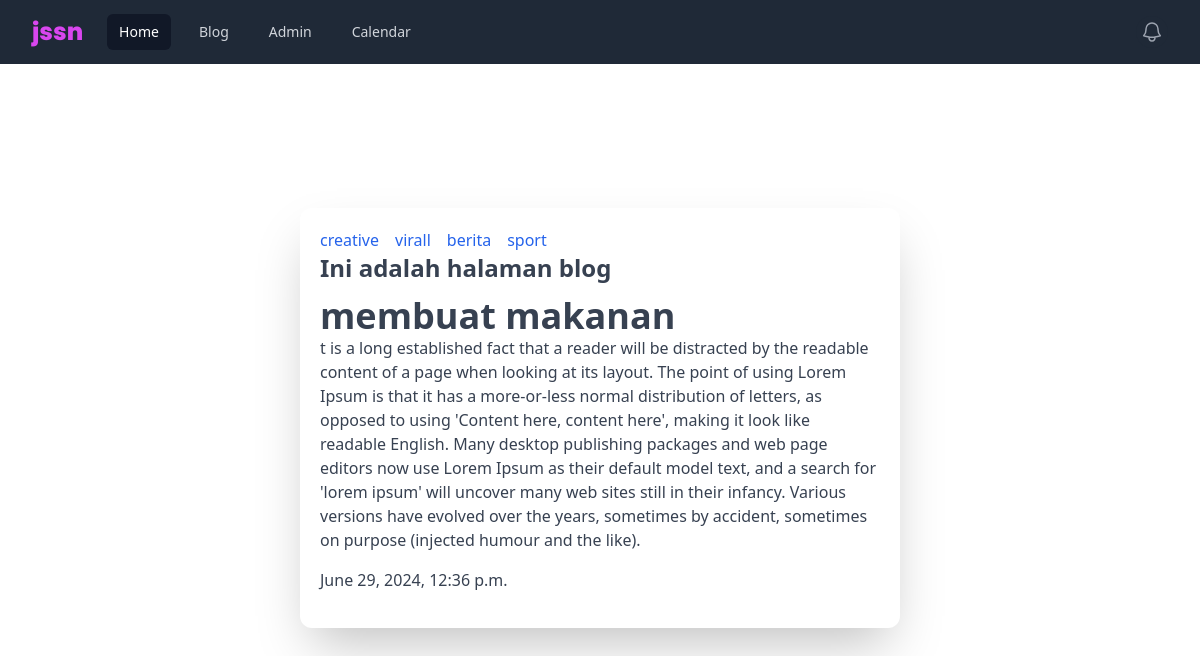
Page /blog/post/membuat makanan on the committed database.
### blog/models.py (models this page shows, shortened)
class Post(models.Model):
    judul = models.CharField(max_length=225)
    body = models.TextField()
    category = models.CharField(max_length=225)
    waktuPosting = models.DateTimeField(auto_now_add=True)
    update = models.DateTimeField(default=timezone.now)
    slug = models.SlugField(blank=True, editable=False)

### blog/views.py (the view)
# urls.py: path('post/<str:judulurl>',views.slugyfy,name="detail"),
def slugyfy(request,judulurl):
    categories = Post.objects.values('category').distinct
    posts = Post.objects.get(judul = judulurl)
    context = {
        'judul' : 'Ini adalah halaman blog',
        'post'   : posts,
        'category' : categories
    }
    return render(request,'detail.html',context)

### blog/templates/detail.html
{% extends 'index.html' %}
{% block main_content %}
    <ul class="flex">
        {% for fillcategory in category %}
            <li><a href="{% url 'blog:category' categoryurl=fillcategory.category%}" class="mr-4 text-blue-600 hover:underline">{{fillcategory.category}}</a></li>
        {% endfor %}
    </ul>
    <h1 class="font-extrabold text-2xl mb-3">{{judul}}</h1>
        <h1 class="font-extrabold text-4xl">{{post.judul}}</h1>
            <p class="mb-4">{{post.body}}</p>
        <p class="mb-4">{{post.update}}</p>
{% endblock main_content %}

### rows in the picture
Post: judul "membuat makanan", body "t is a long established fact that a reader will be distracted by the readable content of a page when looking at its layout. The point of using Lorem Ipsum is that it has a more-or-less normal distribution of letters, as opposed to using 'Content here, content here', making it look like readable English. Many desktop publishing packages and web page editors now use Lorem Ipsum as their default model text, and a search for 'lorem ipsum' will uncover many web sites still in their infancy. Various versions have evolved over the years, sometimes by accident, sometimes on purpose (injected humour and the like).", update "June 29, 2024, 12:36 p.m."

### other values in the picture
{{ fillcategory.category }} "creative" "virall" "berita" "sport"
{{ judul }} "Ini adalah halaman blog"
